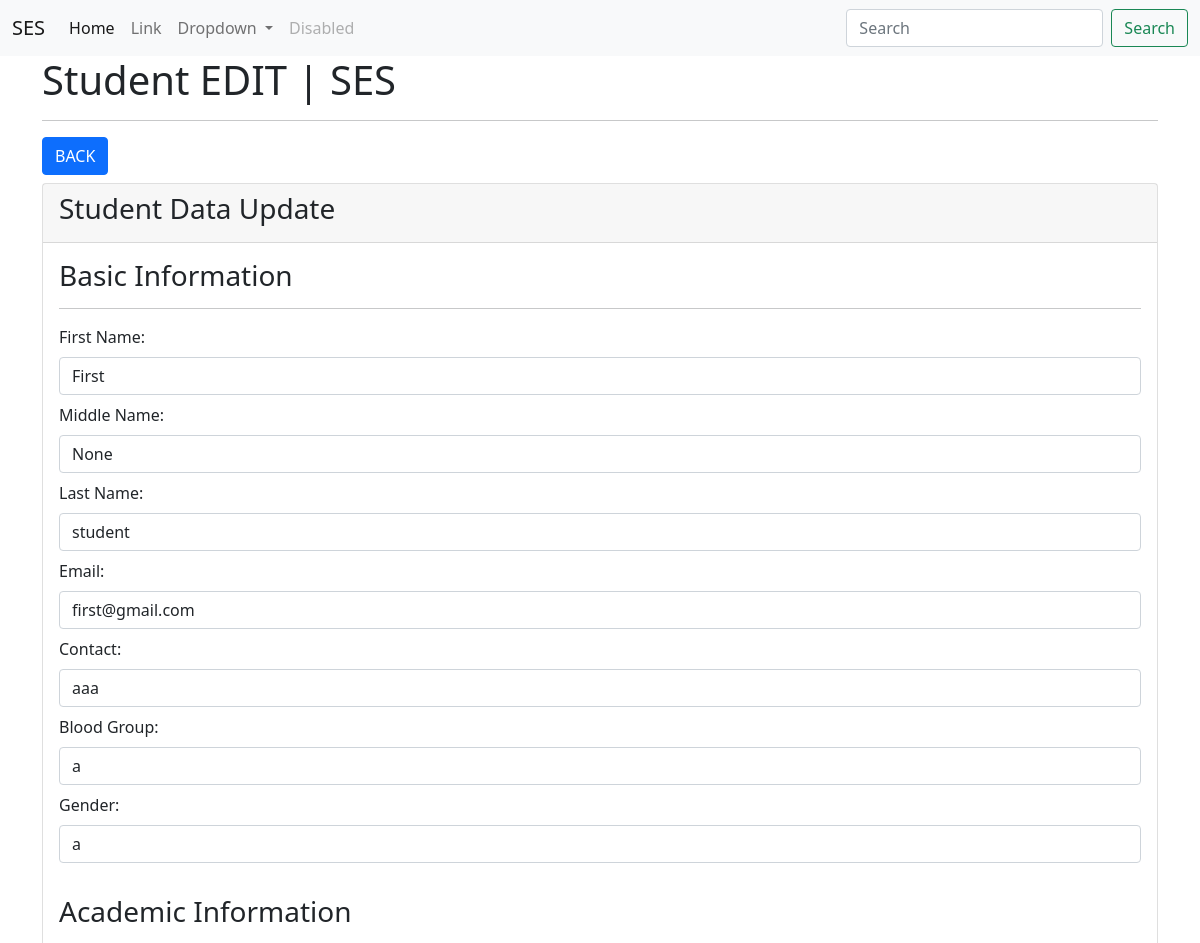
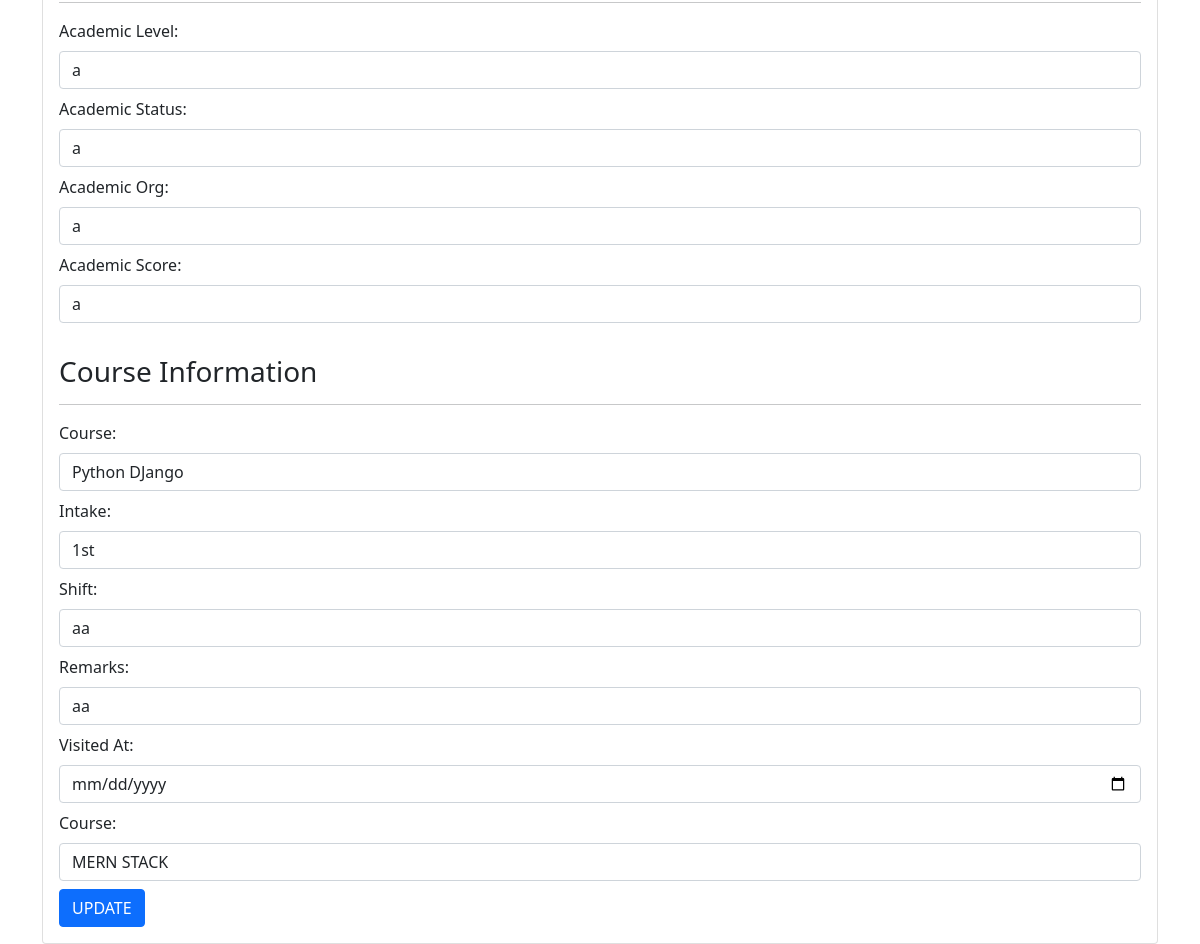
Page /ses/students/edit/1/ (signed in) on the committed database (2 pictures, top to bottom).
### studentMgmtApp/models.py (models this page shows, shortened)
class Student(models.Model):
    first_name = models.CharField(max_length=100)
    middle_name = models.CharField(max_length=100, null=True, blank=True)
    last_name = models.CharField(max_length=100)
    email = models.EmailField()
    contact = models.CharField(max_length=100)
    gender = models.CharField(max_length=100)
    blood_group = models.CharField(max_length=100)
    academic_level = models.CharField(max_length=200)
    academic_status = models.CharField(max_length=100)
    academic_org = models.CharField(max_length=200)
    academic_score = models.CharField(max_length=200, null=True, blank=True)
    course = models.ForeignKey(Course, on_delete=models.CASCADE)
    intake = models.CharField(max_length=200, null=True, blank=True)
    shift = models.CharField(max_length=100, null=True, blank=True)
    remarks = models.CharField(max_length=200)
    visited_at = models.DateTimeField(default=datetime.now())
    class Meta:
        db_table = "app_students"

class Course(models.Model):
    title = models.CharField(max_length=200)
    code = models.CharField(max_length=20)
    def __str__(self):
        return self.title
    class Meta:
        db_table = "app_courses"

### studentMgmtApp/views.py (the view)
# urls.py: path("students/edit/<int:id>/", views.student_edit, name="students_edit"),
@login_required(login_url='/users/login/')
def student_edit(request, id):
    data = Student.objects.get(id=id)
    courses = Course.objects.all()
    context = {"data": data, "courses": courses}
    return render(request, "students/edit.html", context)

### studentMgmtApp/templates/students/edit.html (shortened to what this page needs)
{% extends "layouts/base.html" %}
{% load static %}
{% block body_content %}
<div class="container">
    <h1>Student EDIT | SES</h1>
    <hr>
    <a href="{% url 'students.index' %}" class="btn btn-primary mb-2">BACK</a>
    <div class="card">
        <form action="{% url 'students.update' id=data.id%}" method="POST">
            <div class="card-header">
                <h3>Student Data Update</h3>
            </div>
            <div class="card-body">
                <h3>Basic Information</h3>
                <hr>
                <div class="form-group mb-2">
                    <label for="first_name" class="mb-2">First Name:</label>
                    <input type="text" class="form-control" name="first_name" value="{{ data.first_name }}">
                </div>
                <div class="form-group mb-2">
                    <label for="middle_name" class="mb-2">Middle Name:</label>
                    <input type="text" class="form-control" name="middle_name" value="{{ data.middle_name }}">
                </div>
                <div class="form-group mb-2">
                    <label for="last_name" class="mb-2">Last Name:</label>
                    <input type="text" class="form-control" name="last_name" value="{{ data.last_name }}">
                </div>
                <div class="form-group mb-2">
                    <label for="email" class="mb-2">Email:</label>
                    <input type="email" class="form-control" name="email" value="{{ data.email }}">
                </div>
                <div class="form-group mb-2">
                    <label for="contact" class="mb-2">Contact:</label>
                    <input type="text" class="form-control" name="contact" value="{{ data.contact }}">
                </div>
                <div class="form-group mb-2">
                    <label for="blood_group" class="mb-2">Blood Group:</label>
                    <input type="text" class="form-control" name="blood_group" value="{{ data.blood_group }}">
                </div>
                <div class="form-group mb-2">
                    <label for="gender" class="mb-2">Gender:</label>
                    <input type="text" class="form-control" name="gender" value="{{ data.gender }}">
                </div>
                <br>
                <h3>Academic Information</h3>
                <hr>
                <div class="form-group mb-2">
                    <label for="academic_level" class="mb-2">Academic Level:</label>
                    <input type="text" class="form-control" name="academic_level" value="{{ data.academic_level }}">
                </div>
                <div class="form-group mb-2">
                    <label for="academic_status" class="mb-2">Academic Status:</label>
                    <input type="text" class="form-control" name="academic_status" value="{{ data.academic_status }}">
                </div>
                <div class="form-group mb-2">
                    <label for="academic_org" class="mb-2">Academic Org:</label>
                    <input type="text" class="form-control" name="academic_org" value="{{ data.academic_org }}">
                </div>
                <div class="form-group mb-2">
                    <label for="academic_score" class="mb-2">Academic Score:</label>
                    <input type="text" class="form-control" name="academic_score" value="{{ data.academic_score }}">
                </div>
                <br>
                <h3>Course Information</h3>
                <hr>
                <div class="form-group mb-2">
                    <label for="course" class="mb-2">Course:</label>
                    <select name="course_id" class="form-control">
                        {% for val in courses %}
                        <option value="{{ val.id }}">{{ val.title }}</option>
                        {% endfor %}
                    </select>
                </div>
                <div class="form-group mb-2">
                    <label for="intake" class="mb-2">Intake:</label>
                    <input type="text" class="form-control" name="intake" value="{{ data.intake }}">
                </div>
                <div class="form-group mb-2">
                    <label for="shift" class="mb-2">Shift:</label>
                    <input type="text" class="form-control" name="shift" value="{{ data.shift }}">
                </div>
                <div class="form-group mb-2">
                    <label for="remarks" class="mb-2">Remarks:</label>
                    <input type="text" class="form-control" name="remarks" value="{{ data.remarks }}">
                </div>
                <div class="form-group mb-2">
                    <label for="visited_at" class="mb-2">Visited At:</label>
                    <input type="date" class="form-control" name="visited_at" value="{{ data.visited_at }}">
                </div>
                <div class="form-group mb-2">
                    <label for="course" class="mb-2">Course:</label>
                    <input type="text" class="form-control" name="course" value="{{ data.course }}">
                </div>
                <div class="form-group">
                    <input type="submit" class="btn btn-primary" value="UPDATE">
                </div>
            </div>
        </form>
    </div>
</div>
{% endblock %}

### rows in the picture
Student: first_name "First", middle_name "None", last_name "student", email "first@gmail.com", contact "aaa", blood_group "a", gender "a", academic_level "a", academic_status "a", academic_org "a", academic_score "a", intake "1st", shift "aa", remarks "aa", course "MERN STACK"

### other values in the picture
form field course_id "Python DJango"
